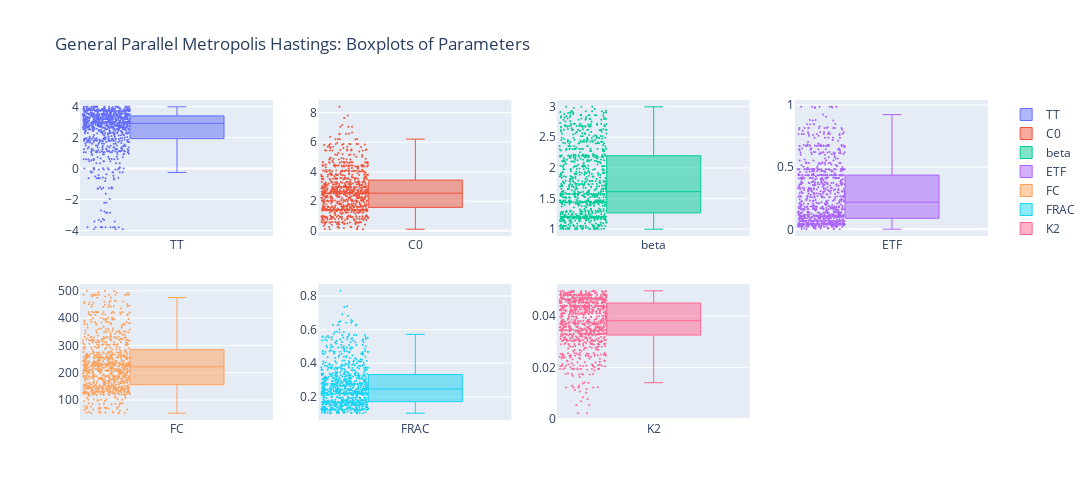

The cell this chart's notebook holds for it:
### Code cell
fig = make_subplots(rows=2, cols=4)

for i, col in enumerate(samples.columns):
    row = (i // 4) + 1
    col_idx = (i % 4) + 1

    fig.add_trace(
        go.Box(
            y=samples[col],
            name=col,
            boxpoints="all",
            jitter=0.5,
            whiskerwidth=0.2,
            marker_size=2,
            line_width=1,
        ),
        row=row,
        col=col_idx,
    )

# Update layout
fig.update_layout(
    height=500,
    width=1200,
    title_text="General Parallel Metropolis Hastings: Boxplots of Parameters",
)
fig.show()

### Figure 1 — Plotly figure (JSON) as saved in the notebook; plotly's stock layout.template omitted (floating-point values rounded to 4 significant figures; data arrays with more than 128 entries replaced by an {"elided": "..."} marker saying what was removed)
{"data": [{"boxpoints": "all", "jitter": 0.5, "line": {"width": 1}, "marker": {"size": 2}, "name": "TT", "type": "box", "whiskerwidth": 0.2, "xaxis": "x", "y": {"elided": "889 float values"}, "yaxis": "y"}, {"boxpoints": "all", "jitter": 0.5, "line": {"width": 1}, "marker": {"size": 2}, "name": "C0", "type": "box", "whiskerwidth": 0.2, "xaxis": "x2", "y": {"elided": "889 float values"}, "yaxis": "y2"}, {"boxpoints": "all", "jitter": 0.5, "line": {"width": 1}, "marker": {"size": 2}, "name": "beta", "type": "box", "whiskerwidth": 0.2, "xaxis": "x3", "y": {"elided": "889 float values"}, "yaxis": "y3"}, {"boxpoints": "all", "jitter": 0.5, "line": {"width": 1}, "marker": {"size": 2}, "name": "ETF", "type": "box", "whiskerwidth": 0.2, "xaxis": "x4", "y": {"elided": "889 float values"}, "yaxis": "y4"}, {"boxpoints": "all", "jitter": 0.5, "line": {"width": 1}, "marker": {"size": 2}, "name": "FC", "type": "box", "whiskerwidth": 0.2, "xaxis": "x5", "y": {"elided": "889 float values"}, "yaxis": "y5"}, {"boxpoints": "all", "jitter": 0.5, "line": {"width": 1}, "marker": {"size": 2}, "name": "FRAC", "type": "box", "whiskerwidth": 0.2, "xaxis": "x6", "y": {"elided": "889 float values"}, "yaxis": "y6"}, {"boxpoints": "all", "jitter": 0.5, "line": {"width": 1}, "marker": {"size": 2}, "name": "K2", "type": "box", "whiskerwidth": 0.2, "xaxis": "x7", "y": {"elided": "889 float values"}, "yaxis": "y7"}], "layout": {"height": 500, "title": {"text": "General Parallel Metropolis Hastings: Boxplots of Parameters"}, "width": 1200, "xaxis": {"anchor": "y", "domain": [0, 0.2125]}, "xaxis2": {"anchor": "y2", "domain": [0.2625, 0.475]}, "xaxis3": {"anchor": "y3", "domain": [0.525, 0.7375]}, "xaxis4": {"anchor": "y4", "domain": [0.7875, 1]}, "xaxis5": {"anchor": "y5", "domain": [0, 0.2125]}, "xaxis6": {"anchor": "y6", "domain": [0.2625, 0.475]}, "xaxis7": {"anchor": "y7", "domain": [0.525, 0.7375]}, "xaxis8": {"anchor": "y8", "domain": [0.7875, 1]}, "yaxis": {"anchor": "x", "domain": [0.575, 1]}, "yaxis2": {"anchor": "x2", "domain": [0.575, 1]}, "yaxis3": {"anchor": "x3", "domain": [0.575, 1]}, "yaxis4": {"anchor": "x4", "domain": [0.575, 1]}, "yaxis5": {"anchor": "x5", "domain": [0, 0.425]}, "yaxis6": {"anchor": "x6", "domain": [0, 0.425]}, "yaxis7": {"anchor": "x7", "domain": [0, 0.425]}, "yaxis8": {"anchor": "x8", "domain": [0, 0.425]}}}
